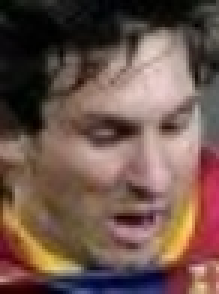
#> input picture Data/Messi1.jpg, 73 x 98 px (shown 3 times larger)
$ python z_Logpolar.py ../Data/Messi1.jpg
#> lines starting #> are read from the running program, lines starting #| are printed output that depends on the picture
'''
plots image as logPolar and linearPolar

https://github.com/opencv/opencv/blob/master/samples/python/logpolar.py

Usage:
    logpolar.py

Keys:
    ESC    - exit
'''
import numpy as np
import cv2 as cv
titleWindow = 'z_logpolar.py'

def main():
    import sys
    try:
        fn = sys.argv[1]
    except IndexError:
        fn = '../Data/fruits.jpg'

    img = cv.imread(cv.samples.findFile(fn))
#> img is the input picture: shape (98, 73, 3); mean B, G, R 76.1, 85.1, 110.5
    if img is None:
        print('Failed to load image file:', fn)
        sys.exit(1)

    img2 = cv.logPolar(img, (img.shape[0]/2, img.shape[1]/2), 40, cv.WARP_FILL_OUTLIERS)
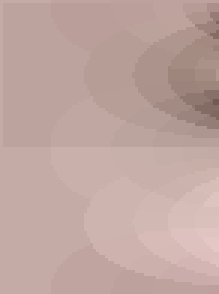
#> img2: shape (98, 73, 3) (shown 3 times larger); mean B, G, R 160.4, 165.7, 191.2
    img3 = cv.linearPolar(img, (img.shape[0]/2, img.shape[1]/2), 40, cv.WARP_FILL_OUTLIERS)
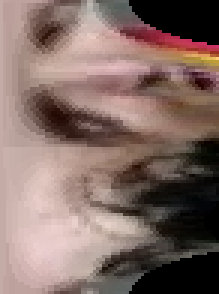
#> img3: shape (98, 73, 3) (shown 3 times larger); mean B, G, R 101.5, 107.8, 130.1

    cv.imshow('before', img)
    images = np.vstack((img2, img3))
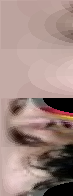
#> images: shape (196, 73, 3); mean B, G, R 131, 136.8, 160.7
    cv.imshow('Logpolar (top) and linearpolar', images)

    cv.waitKey(0)
    print('Done')


if __name__ == '__main__':
    print(__doc__)
    main()
    cv.destroyAllWindows()

$ run again, on Data/image.jpg
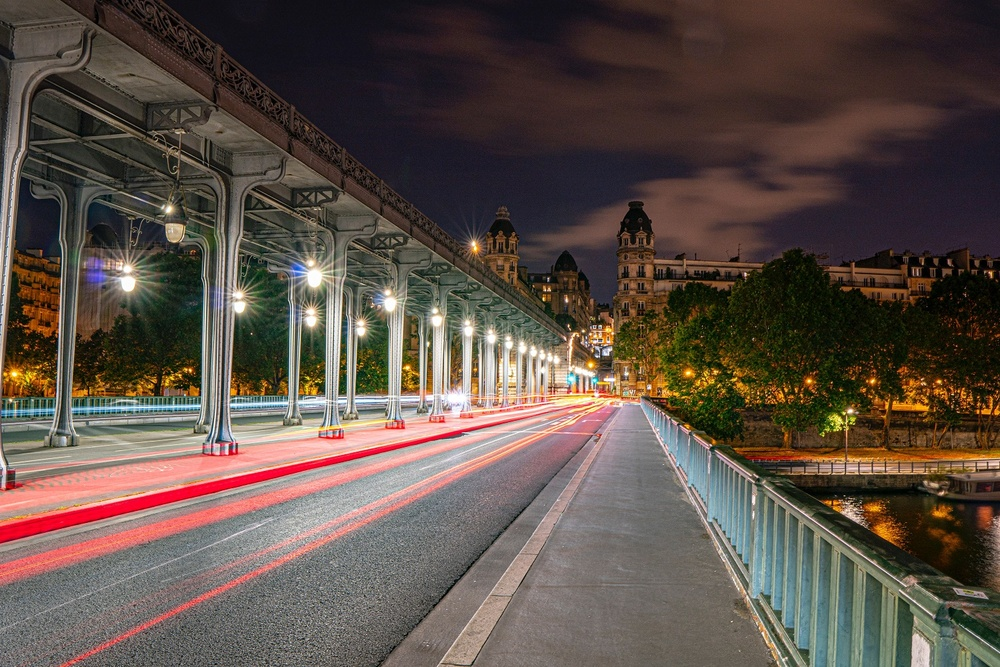
#> input picture Data/image.jpg, 1000 x 667 px, shrunk from 1500 x 1000 before the run
#> in main, img is the input picture: shape (667, 1000, 3); mean B, G, R 70.8, 79, 92.2
#> in main, `img3 = cv.linearPolar(img, (img.shape[0]/2, img.shape[1]/2), 40, cv.WA..`:
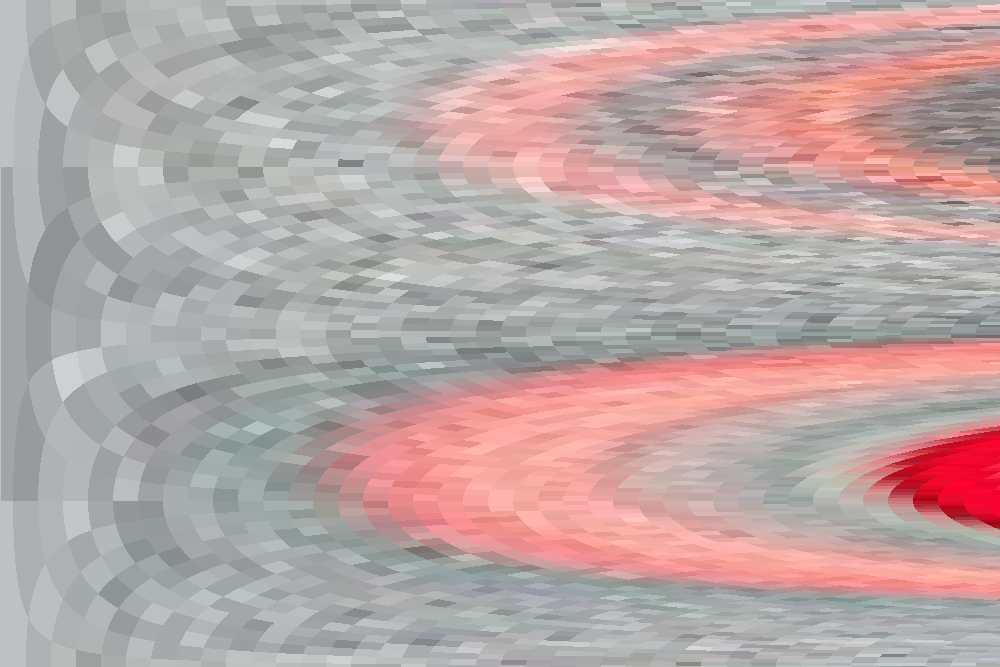
#> img3: shape (667, 1000, 3); mean B, G, R 166.2, 166.9, 186.2
#> in main, `images = np.vstack((img2, img3))`:
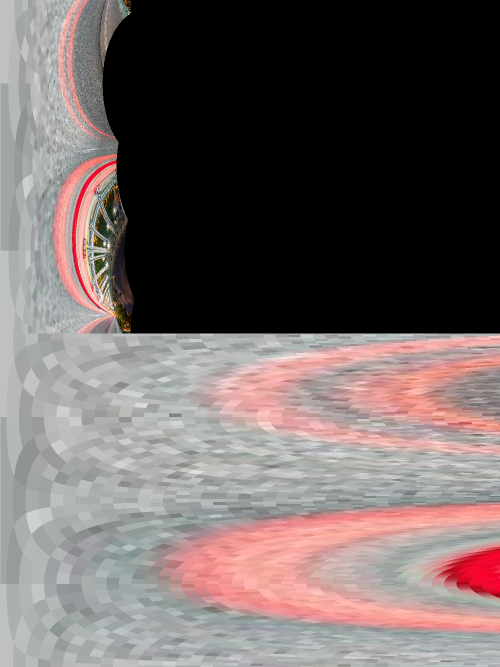
#> images: shape (1334, 1000, 3) (shown at 1/2 size); mean B, G, R 101, 101.6, 112.7
